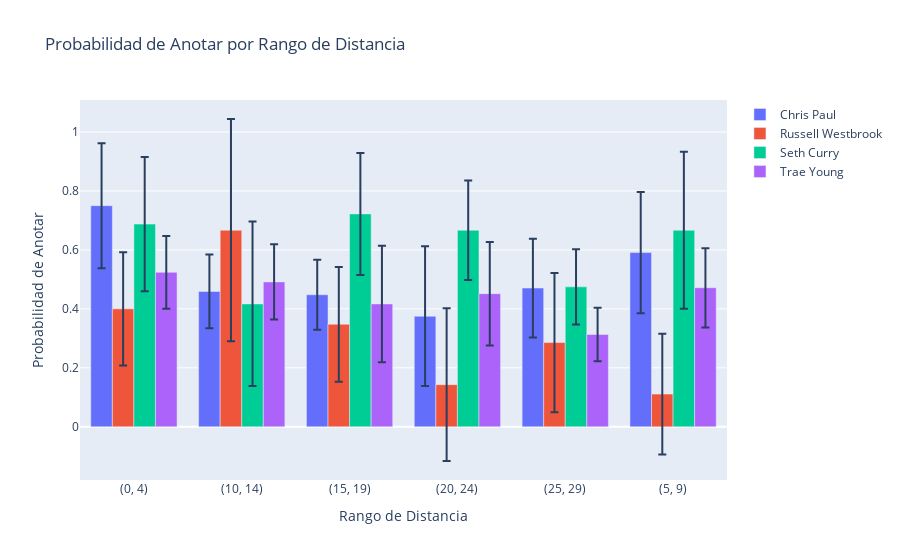

The notebook cell saved with this chart:
### Markdown cell above
## Validacion Estadistica

### Nivel de Confianza


Para calcular el intervalo de confianza (CI, por sus siglas en inglés), se utiliza la siguiente fórmula:

$$
CI = p \pm z \cdot e
$$

### Donde:
$$
p = \text{Probabilidad de éxito (probabilidad de anotar)}
$$

$$
z = \text{Valor crítico } z \text{ correspondiente al nivel de confianza seleccionado (por ejemplo, } z = 1.96 \text{ para un nivel de confianza del 95\%)}
$$

$$
n = \text{Número total de intentos de tiro}
$$

$$
e = \sqrt{\frac{p(1-p)}{n}}
$$

### Interpretación:
El intervalo de confianza proporciona un rango en el que, con un determinado nivel de confianza, se espera que esté la verdadera probabilidad de anotar para un jugador.

**Chris Paul**:

Los intervalos de confianza son relativamente estrechos, lo que indica que las estimaciones son bastante precisas.
El rango (0, 4) tiene un intervalo de confianza de (0.538, 0.962), lo que sugiere una alta probabilidad de anotar con alta confianza.

**Russell Westbrook**:

Los intervalos de confianza son más amplios en algunos rangos, lo que indica menos precisión en esas estimaciones.
El rango (20, 24) tiene un intervalo de confianza de (-0.116, 0.402), lo que sugiere una baja probabilidad de anotar con menos confianza.

**Seth Curry**:

Los intervalos de confianza son generalmente estrechos, lo que indica estimaciones precisas.
El rango (15, 19) tiene un intervalo de confianza de (0.515, 0.929), lo que sugiere una alta probabilidad de anotar con alta confianza.

**Trae Young**:

Los intervalos de confianza son moderados, lo que indica una precisión aceptable en las estimaciones.
El rango (25, 29) tiene un intervalo de confianza de (0.222, 0.404), lo que sugiere una baja probabilidad de anotar con moderada confianza.

### Code cell
z = norm.ppf(0.975) # area bajo la curba de 95%
n = nba['SCORE'].count()

probabilities.loc[:, 'e'] = probabilities.apply(
    lambda row: np.sqrt((row['PROBABILITY'] * (1 - row['PROBABILITY']))/row['TOTAL_ATTEMPTS']),
    axis=1
)

probabilities.loc[:, 'LOWER_BOUND'] = probabilities.apply(
    lambda row: round(row['PROBABILITY'] - z * row['e'], 3),
    axis=1
    )

probabilities.loc[:, 'UPPER_BOUND'] = probabilities.apply(
    lambda row: round(row['PROBABILITY'] + z * row['e'], 3),
    axis=1
    )

probabilities.loc[:, 'CI_WIDTH'] = probabilities.apply(
    lambda row: round(row['UPPER_BOUND'] - row['LOWER_BOUND'], 3),
    axis=1
    )

fig = go.Figure()

for shooter in probabilities['SHOOTER'].unique():
    
    shooter_data = probabilities[probabilities['SHOOTER'] == shooter]
    
    fig.add_trace(go.Bar(
        x=shooter_data['RANGE'],
        y=shooter_data['PROBABILITY'],
        name=shooter,
        error_y=dict(
            type='data',
            array=shooter_data['UPPER_BOUND'] - shooter_data['PROBABILITY'],
            arrayminus=shooter_data['PROBABILITY'] - shooter_data['LOWER_BOUND']
        )
    ))

# Añadir títulos y etiquetas
fig.update_layout(
    title='Probabilidad de Anotar por Rango de Distancia',
    xaxis_title='Rango de Distancia',
    yaxis_title='Probabilidad de Anotar',
    barmode='group',
)

# Mostrar la gráfica
fig.show()

### Figure 1 — Plotly figure (JSON) as saved in the notebook; plotly's stock layout.template omitted (floating-point values rounded to 4 significant figures)
{"data": [{"error_y": {"array": [0.212, 0.125, 0.1192, 0.237, 0.1674, 0.2051], "arrayminus": [0.212, 0.125, 0.1188, 0.237, 0.1676, 0.2059], "type": "data"}, "name": "Chris Paul", "type": "bar", "x": ["(0, 4)", "(10, 14)", "(15, 19)", "(20, 24)", "(25, 29)", "(5, 9)"], "y": [0.75, 0.459, 0.4478, 0.375, 0.4706, 0.5909]}, {"error_y": {"array": [0.192, 0.3773, 0.1942, 0.2591, 0.2363, 0.2049], "arrayminus": [0.192, 0.3767, 0.1948, 0.2589, 0.2367, 0.2051], "type": "data"}, "name": "Russell Westbrook", "type": "bar", "x": ["(0, 4)", "(10, 14)", "(15, 19)", "(20, 24)", "(25, 29)", "(5, 9)"], "y": [0.4, 0.6667, 0.3478, 0.1429, 0.2857, 0.1111]}, {"error_y": {"array": [0.2275, 0.2793, 0.2068, 0.1683, 0.1274, 0.2663], "arrayminus": [0.2275, 0.2787, 0.2072, 0.1687, 0.1276, 0.2667], "type": "data"}, "name": "Seth Curry", "type": "bar", "x": ["(0, 4)", "(10, 14)", "(15, 19)", "(20, 24)", "(25, 29)", "(5, 9)"], "y": [0.6875, 0.4167, 0.7222, 0.6667, 0.4746, 0.6667]}, {"error_y": {"array": [0.1232, 0.1275, 0.1973, 0.1754, 0.0909, 0.1343], "arrayminus": [0.1238, 0.1275, 0.1977, 0.1756, 0.0911, 0.1347], "type": "data"}, "name": "Trae Young", "type": "bar", "x": ["(0, 4)", "(10, 14)", "(15, 19)", "(20, 24)", "(25, 29)", "(5, 9)"], "y": [0.5238, 0.4915, 0.4167, 0.4516, 0.3131, 0.4717]}], "layout": {"barmode": "group", "title": {"text": "Probabilidad de Anotar por Rango de Distancia"}, "xaxis": {"title": {"text": "Rango de Distancia"}}, "yaxis": {"title": {"text": "Probabilidad de Anotar"}}}}
